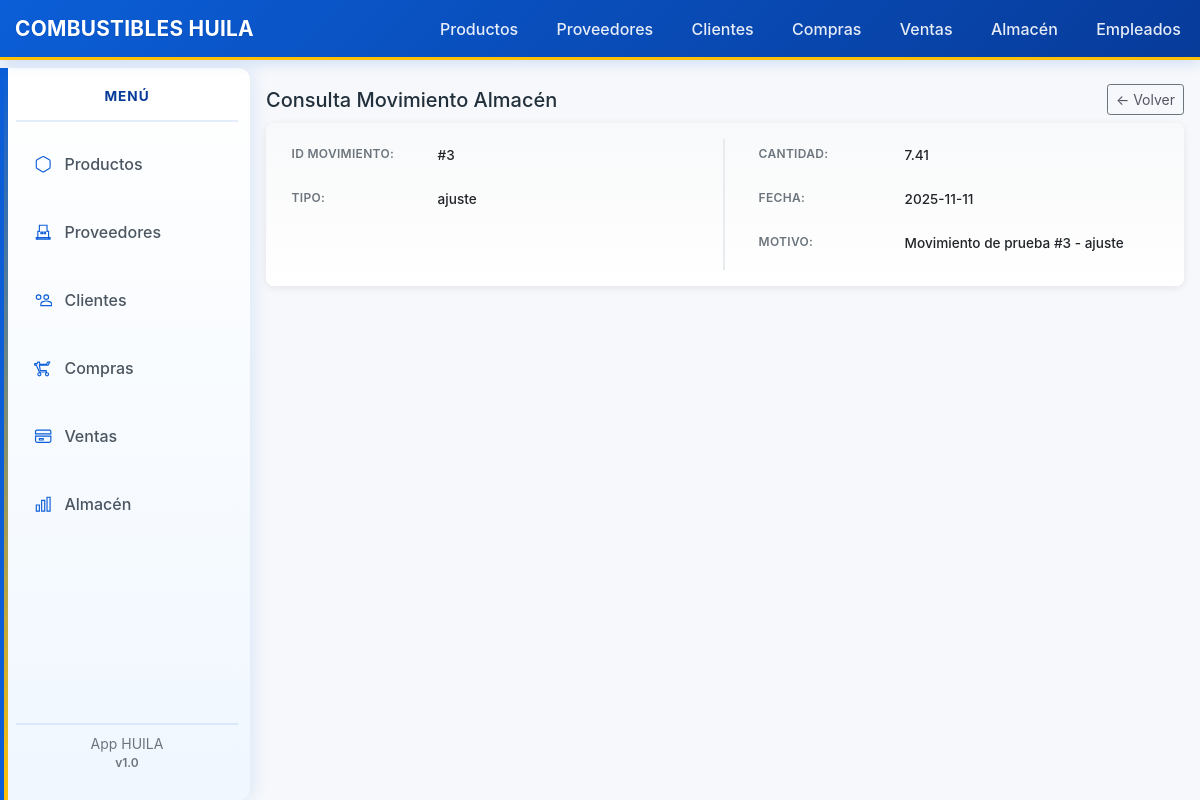
/almacen/3, run on the app's committed database.
### tables this page shows
CREATE TABLE almacen (
    id INTEGER PRIMARY KEY AUTOINCREMENT,
    producto_id INTEGER NOT NULL,
    tipo_movimiento TEXT NOT NULL, -- entrada / salida / ajuste
    cantidad REAL NOT NULL,
    unidad_medida TEXT,
    referencia TEXT, -- e.g., 'compra', 'venta', 'ajuste'
    referencia_id INTEGER,
    fecha TEXT DEFAULT (datetime('now')),
    motivo TEXT,
    usuario_id INTEGER,
    created_at TEXT DEFAULT (datetime('now')),
    FOREIGN KEY (producto_id) REFERENCES productos(id),
    FOREIGN KEY (usuario_id) REFERENCES empleados(id)
);

### backend/app/almacen/routes.py (the view)
@bp.route('/<int:id>', methods=['GET'])
def view(id):
    db = get_db()
    cur = db.execute('SELECT * FROM almacen WHERE id = ?', (id,))
    movimiento = cur.fetchone()
    if movimiento is None:
        flash('Movimiento no encontrado', 'danger')
        return redirect(url_for('almacen.index'))
    return render_template('almacen/view.html', movimiento=movimiento)

### backend/app/db.py (called while the page is built)
def get_db():
    if 'db' not in g:
        g.db = sqlite3.connect(
            current_app.config['DATABASE'],
            detect_types=sqlite3.PARSE_DECLTYPES
        )
        g.db.row_factory = sqlite3.Row
    return g.db

### backend/app/templates/almacen/view.html (shortened to what this page needs)
{% extends 'base.html' %}
{% block content %}
<div>
  <div class="d-flex justify-content-between align-items-center mb-2">
    <h5 class="mb-0">Consulta Movimiento Almacén</h5>
    <div>
      <a href="{{ url_for('almacen.index') }}" class="btn btn-sm btn-secondary">← Volver</a>
    </div>
  </div>
  <div class="card">
    <div class="card-body p-3">
      <div class="row">
        <div class="col-md-6">
          <div class="info-item">
            <label>ID Movimiento:</label>
            <p>#{{ movimiento['id'] }}</p>
          </div>
          <div class="info-item">
            <label>Tipo:</label>
            <p>{{ movimiento['tipo_movimiento'] }}</p>
          </div>
        </div>
        <div class="col-md-6">
          <div class="info-item">
            <label>Cantidad:</label>
            <p>{{ movimiento['cantidad'] }}</p>
          </div>
          <div class="info-item">
            <label>Fecha:</label>
            <p>{{ movimiento['fecha'] or '—' }}</p>
          </div>
          <div class="info-item">
            <label>Motivo:</label>
            <p>{{ movimiento['motivo'] or '—' }}</p>
          </div>
        </div>
      </div>
    </div>
  </div>
</div>
{% endblock %}

### backend/app/static/css/style.css (style rules this page uses)
body { padding-bottom: 40px; }
body { background: var(--bg); color: var(--text, #22303c); font-family: -apple-system, BlinkMacSystemFont, "Segoe UI", Roboto, "Helvetica Neue", Arial, sans-serif; padding-bottom: 40px; }
.btn-secondary { background-color: transparent; color: #556; }
body { background: var(--bg); color: #22303c; padding-bottom: 40px; font-family: -apple-system, BlinkMacSystemFont, "Segoe UI", Roboto, "Helvetica Neue", Arial, sans-serif; }

### backend/app/static/css/theme.css (style rules this page uses)
:root { --bg: #f6f8fb; --surface: #ffffff; --primary: #0b5ed7; --primary-dark: #073b9a; --accent: #ffc107; --muted: #6c757d; --text: #22303c; --card-shadow: 0 6px 18px rgba(20,30,50,0.06); }
body { background: var(--bg); color: var(--text, #22303c); font-family: -apple-system, BlinkMacSystemFont, "Segoe UI", Roboto, "Helvetica Neue", Arial, sans-serif; padding-bottom: 40px; }

### backend/app/templates/almacen/view.html (style rules this page uses)
.card { border: none; border-radius: 8px; box-shadow: 0 2px 8px rgba(0,0,0,0.08); background: #ffffff; }
.card-body { background: linear-gradient(to bottom, #f8f9fa 0%, #ffffff 100%); border-radius: 8px; }
.row > .col-md-6:first-child { border-right: 2px solid #e9ecef; padding-right: 1.5rem; }
.row > .col-md-6:last-child { padding-left: 1.5rem; }
.info-item { margin-bottom: 0.65rem; display: flex; align-items: flex-start; padding: 0.4rem 0.6rem; border-radius: 4px; transition: background-color 0.2s; }
.info-item label { font-weight: 600; font-size: 0.75rem; color: #6c757d; margin-bottom: 0; margin-right: 1rem; min-width: 130px; flex-shrink: 0; text-transform: uppercase; letter-spacing: 0.3px; }
.info-item p { font-size: 0.85rem; color: #212529; margin-bottom: 0; flex: 1; word-break: break-word; font-weight: 500; }

### data on the page
almacen: id "3", tipo_movimiento "ajuste", cantidad "7.41", fecha "2025-11-11", motivo "Movimiento de prueba #3 - ajuste"
